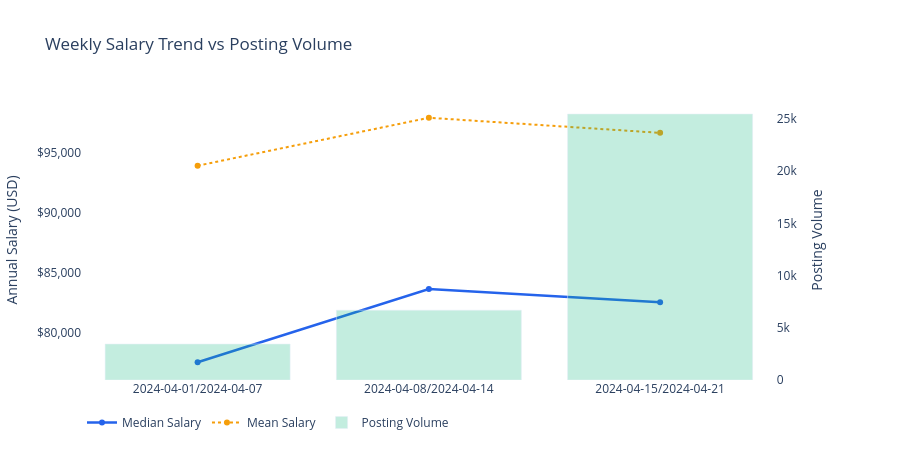

Source (notebook cell):
### Markdown cell above
### 14.1 Salary Trend Over Time (Weekly)

### Code cell
sal_trend = (
    postings
    .dropna(subset=["normalized_salary"])
    .query("normalized_salary > 10_000 and normalized_salary < 1_000_000")
    .assign(week_str=postings["listed_week"].astype(str))
    .groupby("week_str")["normalized_salary"]
    .agg(["median","mean","count"])
    .reset_index()
    .query("count >= 50")
)

fig = make_subplots(specs=[[{"secondary_y": True}]])
fig.add_trace(go.Scatter(x=sal_trend["week_str"], y=sal_trend["median"],
    name="Median Salary", line=dict(color="#2563EB", width=2.5)), secondary_y=False)
fig.add_trace(go.Scatter(x=sal_trend["week_str"], y=sal_trend["mean"],
    name="Mean Salary", line=dict(color="#F59E0B", width=2, dash="dot")), secondary_y=False)
fig.add_trace(go.Bar(x=sal_trend["week_str"], y=sal_trend["count"],
    name="Posting Volume", marker_color="rgba(16,185,129,0.25)"), secondary_y=True)
fig.update_layout(title="Weekly Salary Trend vs Posting Volume", plot_bgcolor="white",
                  height=460, legend=dict(orientation="h"))
fig.update_yaxes(title_text="Annual Salary (USD)", secondary_y=False, tickformat="$,.0f")
fig.update_yaxes(title_text="Posting Volume",      secondary_y=True)
fig.show()

### Figure 1 — Plotly figure (JSON) as saved in the notebook; plotly's stock layout.template omitted (floating-point values rounded to 4 significant figures)
{"data": [{"line": {"color": "#2563EB", "width": 2.5}, "name": "Median Salary", "type": "scatter", "x": ["2024-04-01/2024-04-07", "2024-04-08/2024-04-14", "2024-04-15/2024-04-21"], "xaxis": "x", "y": [77500.0, 83610.0, 82500.0], "yaxis": "y"}, {"line": {"color": "#F59E0B", "dash": "dot", "width": 2}, "name": "Mean Salary", "type": "scatter", "x": ["2024-04-01/2024-04-07", "2024-04-08/2024-04-14", "2024-04-15/2024-04-21"], "xaxis": "x", "y": [93910.0, 97910.0, 96650.0], "yaxis": "y"}, {"marker": {"color": "rgba(16,185,129,0.25)"}, "name": "Posting Volume", "type": "bar", "x": ["2024-04-01/2024-04-07", "2024-04-08/2024-04-14", "2024-04-15/2024-04-21"], "xaxis": "x", "y": [3444, 6686, 25475], "yaxis": "y2"}], "layout": {"height": 460, "legend": {"orientation": "h"}, "plot_bgcolor": "white", "title": {"text": "Weekly Salary Trend vs Posting Volume"}, "xaxis": {"anchor": "y", "domain": [0, 0.94]}, "yaxis": {"anchor": "x", "domain": [0, 1], "tickformat": "$,.0f", "title": {"text": "Annual Salary (USD)"}}, "yaxis2": {"anchor": "x", "overlaying": "y", "side": "right", "title": {"text": "Posting Volume"}}}}
